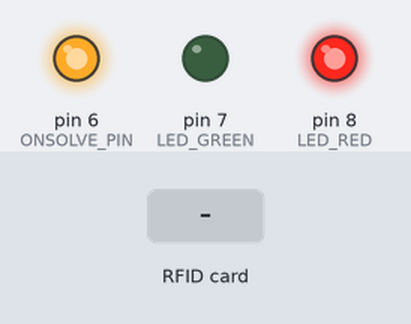
The sketch below on a simulated Arduino Uno, built with avr-gcc and run on an emulated ATmega328P. Parts: output pins drawn as LEDs (lit = HIGH). The test bench sets the inputs (shaded band). Pins used as bus, display or sensor lines are not drawn; what the sketch prints to the serial monitor is not drawn.

Above: at 1.2 s.
1.3 s: RFID card 5E 7A 19 C4 held to the reader
At 2.8 s:
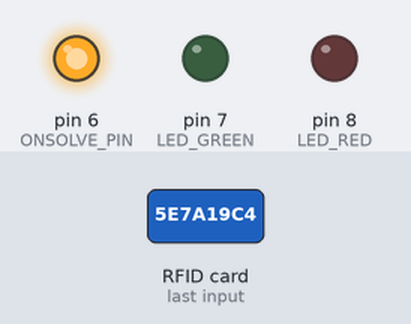
Timing chart, 0 to 4.3 s (numbered marks = the images above; inputs shaded):
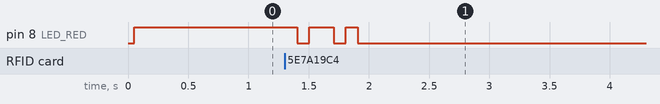

The sketch:

micro_rfid.ino
```cpp
#include "SPI.h"
#include "MFRC522.h"
/**
 * CONNECTION:
 * RST -> pinRST(def. 9)
 * MISO -> 12
 * MOSI -> 11
 * SCK -> 13
 * SDA -> pinSDA(default 10)
 * LED_GREEN, LED_RED, ONSOLVE_PIN connect according to needs*/
#define DUMPCARDID false // set to true to print found card id in serial monitor, set to false for normal operation
#define ONSOLVE_PIN 6 // pin to change state when correct card is detected.
#define ONSOLVE_STATE LOW // state to set on ONSOLVE_PIN when correct card is deteced
#define LED_RED 8 // will blink on incorrect card
#define LED_GREEN 7 // will turn on on correct card
#define LED_COMMON_GND true // set to true if both LEDs are connected to common ground. In such case HIGH will be put on respective pins.
#define CORRECT_CARDS_COUNT  2 // change when adding new cards
void onCorrectCard();
void onIncorrectCard();
const uint32_t correctCardIDs[] = {0x89DE04B7, 0x2B4EE860}; // input in hexadecimal
const int pinRST = 9;
const int pinSDA = 10;
MFRC522 mfrc522(pinSDA, pinRST);
void setup() {

  SPI.begin();
  mfrc522.PCD_Init();
  Serial.begin(9600);
  Serial.println("Hello world!");
  pinMode(ONSOLVE_PIN,OUTPUT);
  pinMode(LED_RED,OUTPUT);
  pinMode(LED_GREEN,OUTPUT);
  digitalWrite(LED_RED, LED_COMMON_GND?HIGH:LOW);
  digitalWrite(LED_GREEN, LED_COMMON_GND?LOW:HIGH);
  digitalWrite(ONSOLVE_PIN, !ONSOLVE_STATE);
}
void loop() {
  if (mfrc522.PICC_IsNewCardPresent())
  {
    if(mfrc522.PICC_ReadCardSerial())
    {
      #if DUMPCARDID == true
      Serial.print("RFID TAG ID:");
      Serial.print(*((uint32_t*)mfrc522.uid.uidByte), HEX); // print id as hex values
      Serial.println(); // Print out of id is complete.
      #else
      uint32_t readCardID = *((uint32_t*)mfrc522.uid.uidByte);
      for(int i = 0; i<CORRECT_CARDS_COUNT; i++)
      {
        //Serial.print(readCardID);Serial.print("==");Serial.print(correctCardIDs[i]);Serial.println();
        if(correctCardIDs[i] == readCardID)
          onCorrectCard();
        else
          onIncorrectCard();
      }
      #endif
    }
  }
}
void onCorrectCard()
{
  //Serial.println("Correct!");
  digitalWrite(LED_GREEN, LED_COMMON_GND?HIGH:LOW);
  digitalWrite(ONSOLVE_PIN, ONSOLVE_STATE);
  digitalWrite(LED_RED, LED_COMMON_GND?LOW:HIGH);
}
void onIncorrectCard()
{
  // blink led
  digitalWrite(LED_RED, LED_COMMON_GND?HIGH:LOW);
  delay(100);
  digitalWrite(LED_RED, LED_COMMON_GND?!HIGH:!LOW);
  delay(100);
  digitalWrite(LED_RED, LED_COMMON_GND?HIGH:LOW);
  delay(100);
  digitalWrite(LED_RED, LED_COMMON_GND?!HIGH:!LOW);
}
```

Measured:
- after the input at 1.3 s, pin 8 (LED_RED): goes LOW 0.10 s, HIGH 0.20 s, LOW 0.10 s, HIGH 0.10 s, then LOW, starting after 0.11 s
